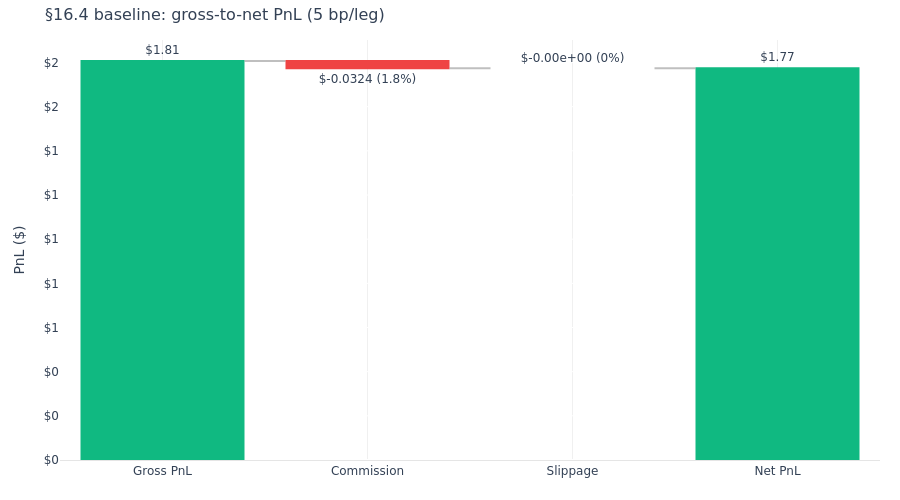

This figure's notebook cell:
### Markdown cell above
## 6. Library Equivalents — `ml4t-diagnostic`

Sections 4 and 5 build the cost diagnostic from the equity curve so the
mechanics are explicit. `ml4t-diagnostic` ships the same two views as
one-call helpers, useful when the goal is a backtest report rather than a
teaching artifact:

- `plot_cost_waterfall` decomposes gross PnL into commission and slippage
  bars at the §16.4 operating cost.
- `plot_cost_sensitivity` reproduces the §4 Sharpe-vs-cost curve directly
  from the gross daily-return series, with a break-even annotation.

Both are plotly figures and slot into the report bundle that
`09_performance_reporting` assembles for the same backtest.

### Code cell
# Cumulative gross PnL over the sample, as a fraction of starting equity.
# `commission_frac` below is built as turnover × fees × years and is already
# dimensionless (turnover = dollar_turnover / mean_equity / years), so
# `gross_pnl` must be expressed in the same units for the waterfall bars to
# compare. The previous form `equity[-1] - equity[0]` returned dollars and
# made the commission bar invisible by ~equity[0] (~10⁵).
gross_pnl_frac = float(result_gross.equity.iloc[-1] / result_gross.equity.iloc[0] - 1.0)
# At the §16.4 operating cost, all cost is commission (no modeled slippage).
sample_years = (panel.prices.index[-1] - panel.prices.index[0]).days / 365.25
commission_frac = float(turnover_2way * DEFAULT_FEES * sample_years)

waterfall = plot_cost_waterfall(
    gross_pnl=gross_pnl_frac,
    commission=commission_frac,
    slippage=0.0,
    title=f"§16.4 baseline: gross-to-net PnL ({DEFAULT_FEES * 10_000:.0f} bp/leg)",
)
waterfall.show()

### Figure 1 — Plotly figure (JSON) as saved in the notebook; plotly's stock layout.template omitted (floating-point values rounded to 4 significant figures)
{"data": [{"connector": {"line": {"color": "rgba(128, 128, 128, 0.5)", "width": 2}}, "decreasing": {"marker": {"color": "#ef4444"}}, "increasing": {"marker": {"color": "#10b981"}}, "measure": ["relative", "relative", "relative", "total"], "name": "Cost Attribution", "orientation": "v", "text": ["$1.81", "$-0.0324 (1.8%)", "$-0.00e+00 (0%)", "$1.77"], "textposition": "outside", "totals": {"marker": {"color": "#10b981"}}, "type": "waterfall", "x": ["Gross PnL", "Commission", "Slippage", "Net PnL"], "y": [1.807, -0.03235, -0.0, 1.774]}], "layout": {"font": {"color": "#334155", "family": "DM Sans, DejaVu Sans, sans-serif", "size": 12}, "height": 500, "hoverlabel": {"bgcolor": "white", "font": {"family": "DM Sans, DejaVu Sans, sans-serif", "size": 13}}, "hovermode": "x unified", "margin": {"b": 40, "l": 60, "r": 20, "t": 40}, "paper_bgcolor": "rgba(0,0,0,0)", "plot_bgcolor": "rgba(0,0,0,0)", "showlegend": false, "title": {"font": {"color": "#334155", "family": "DM Sans, DejaVu Sans, sans-serif", "size": 16}, "text": "§16.4 baseline: gross-to-net PnL (5 bp/leg)"}, "xaxis": {"gridcolor": "rgba(0,0,0,0.06)", "linecolor": "rgba(0,0,0,0.1)", "zeroline": false}, "yaxis": {"tickformat": "$,.0f", "title": {"text": "PnL ($)"}}}}
